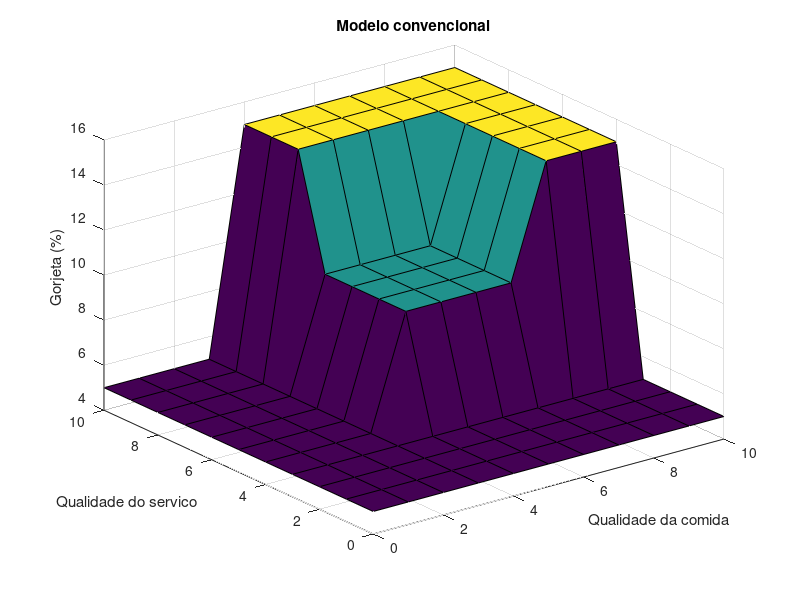
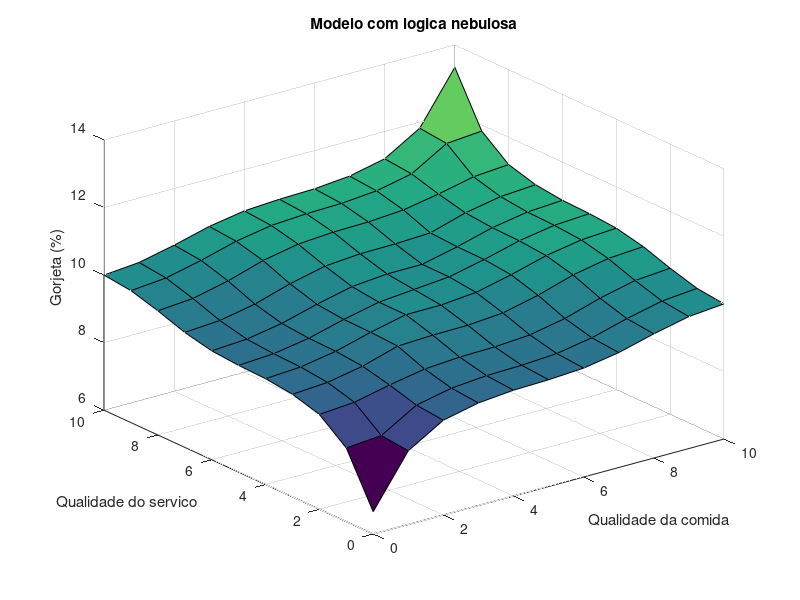

Recreate these plots in MATLAB, in order.
clear;
clc;
close all;

comidas = 0:1:10;
servicos = 0:1:10;
universo = linspace(5, 15, 501);

ruim = @(x) max(0, min(1, (5 - x) / 5));
medio = @(x) max(0, 1 - abs(x - 5) / 5);
otimo = @(x) max(0, min(1, (x - 5) / 5));

pequena = @(x) max(0, min(1, (10 - x) / 5));
normal = @(x) max(0, 1 - abs(x - 10) / 5);
generosa = @(x) max(0, min(1, (x - 10) / 5));

convencional = zeros(11, 11);
nebulosa = zeros(11, 11);

for i = 1:numel(comidas)
    for j = 1:numel(servicos)
        c = comidas(i);
        s = servicos(j);

        if c < 4 || s < 4
            convencional(j, i) = 5;
        elseif c >= 8 || s >= 8
            convencional(j, i) = 15;
        else
            convencional(j, i) = 10;
        endif

        regra1 = max(ruim(c), ruim(s));
        regra2 = max(medio(c), medio(s));
        regra3 = max(otimo(c), otimo(s));

        conjunto1 = min(regra1, pequena(universo));
        conjunto2 = min(regra2, normal(universo));
        conjunto3 = min(regra3, generosa(universo));

        agregado = max(max(conjunto1, conjunto2), conjunto3);

        nebulosa(j, i) = sum(universo .* agregado) / sum(agregado);
    endfor
endfor

casos = [
    2 2;
    5 5;
    8 9;
    3 9
];

fprintf("COMPARACAO DE GORJETAS\n");
fprintf("Comida | Servico | Convencional | Nebulosa\n");

for k = 1:rows(casos)
    c = casos(k, 1);
    s = casos(k, 2);

    fprintf(
        "%6d | %7d | %11.2f%% | %7.2f%%\n",
        c,
        s,
        convencional(s + 1, c + 1),
        nebulosa(s + 1, c + 1)
    );
endfor

[C, S] = meshgrid(comidas, servicos);

figure(1);
surf(C, S, convencional);
xlabel("Qualidade da comida");
ylabel("Qualidade do servico");
zlabel("Gorjeta (%)");
title("Modelo convencional");
print("modelo_convencional.png", "-dpng");

figure(2);
surf(C, S, nebulosa);
xlabel("Qualidade da comida");
ylabel("Qualidade do servico");
zlabel("Gorjeta (%)");
title("Modelo com logica nebulosa");
print("modelo_nebuloso.png", "-dpng");
